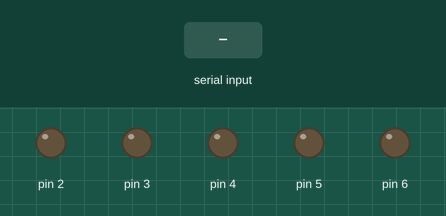
This sketch was run on a simulated Arduino Uno, built with avr-gcc and run on an emulated ATmega328P. Parts: output pins drawn as LEDs (lit = HIGH). The test bench sets the inputs (shaded band).

Above: at 1.2 s.
1.3 s: "m" received over Serial
At 2.5 s:
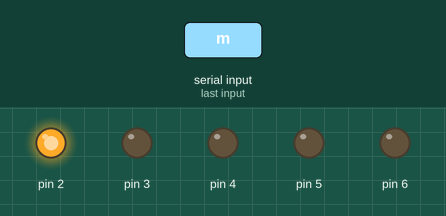
2.8 s: "r" received over Serial
At 3.8 s:
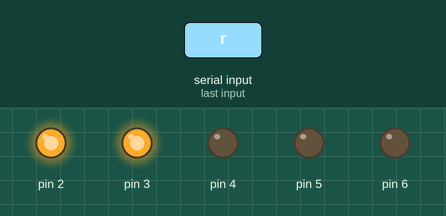
4.3 s: "i" received over Serial
At 4.9 s:
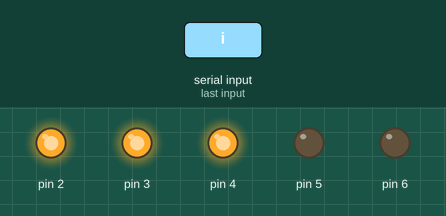
5.8 s: "n" received over Serial
At 7.0 s:
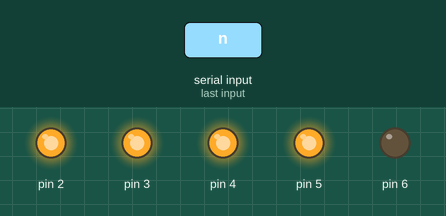
7.3 s: "a" received over Serial
At 8.4 s:
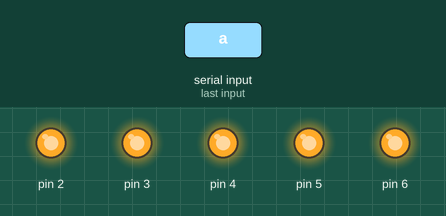
Timing chart, 0 to 9.8 s (numbered marks = the images above; inputs shaded):
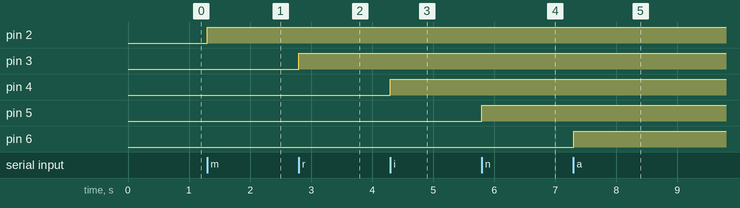

Measured:
- after the input at 1.3 s, pin 2: LOW → HIGH at once
- after the input at 2.8 s, pin 3: LOW → HIGH at once
- after the input at 4.3 s, pin 4: LOW → HIGH at once
- after the input at 5.8 s, pin 5: LOW → HIGH at once
- after the input at 7.3 s, pin 6: LOW → HIGH at once

The sketch:

KeyboardTurnLED.ino
```cpp
// Turn on/off LED by using keyboard

int key = -1;
void setup() {

  Serial.begin(9600);

  for ( int i = 2 ; i <= 6 ; i++ )
    pinMode(i, OUTPUT);

}

void loop() {

  if ( Serial.available() > 0 )
    key = Serial.read();


  switch ( key )
  {
    case 'm':
      digitalWrite(2, HIGH);
      break;

    case 'r':
      digitalWrite(3, HIGH);
      break;

    case 'i':
      digitalWrite(4, HIGH);
      break;

    case 'n':
      digitalWrite(5, HIGH);
      break;

    case 'a':
      digitalWrite(6, 10);
      break;

    case 'b':
      digitalWrite(1, HIGH);
      break;


    default:
      //    for( int i=2 ; i<=6 ; i++ )
      //      {
      //        digitalWrite(i,HIGH);
      //        delay(100);
      //      }

      //    for( int i=6 ; i>=2 ; i-- )
      //      {
      //        digitalWrite(i,LOW);
      //        delay(100);
      //      }

      break;
  }

}
```
